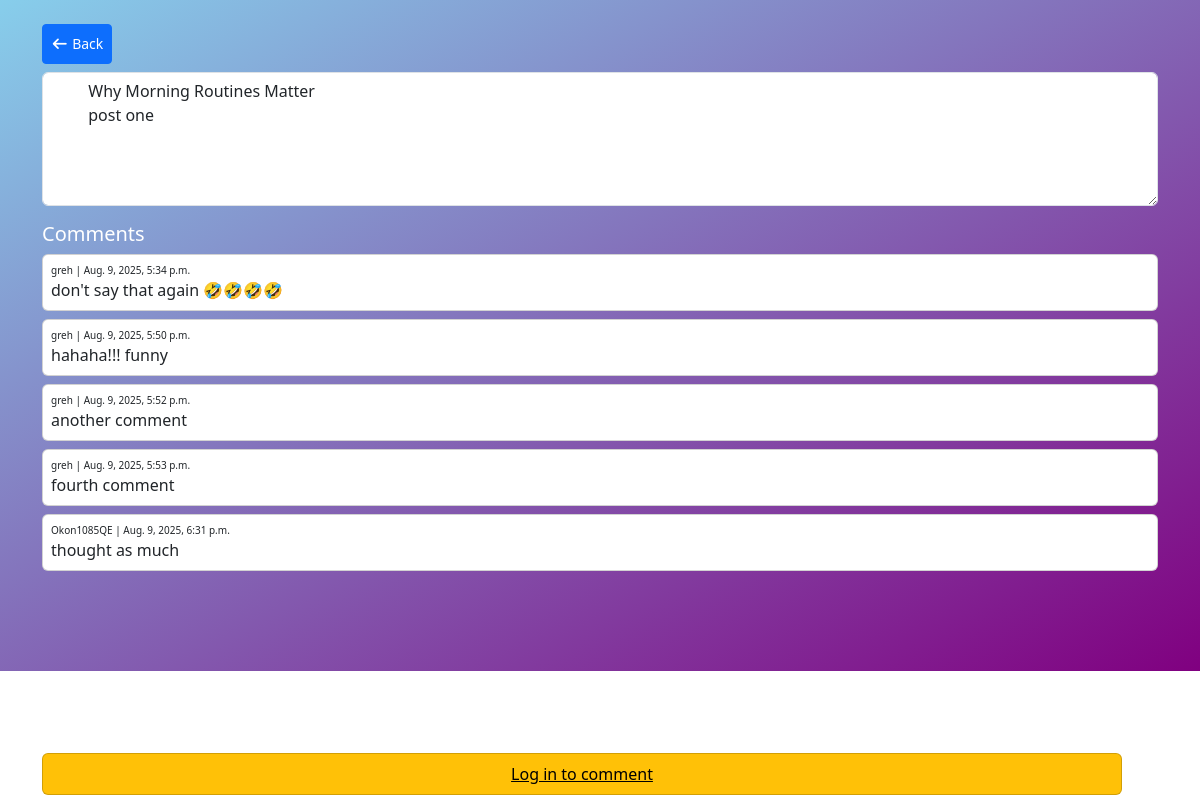
Screenshot of /blogpost/blog-comment/1/ with the database file from the repository.
### blog/models.py (models this page shows, shortened)
class BlogPost(models.Model):
  blogpost_user = models.ForeignKey(User, on_delete=models.CASCADE, default=1)
  blogpost_title = models.CharField(max_length=200)
  blogpost_text = models.TextField()
  blogpost_author = models.CharField(max_length=50)
  blogpost_likes = models.IntegerField(default=0)
  blogpost_comments = models.IntegerField(default=0)
  blogpost_shares = models.IntegerField(default=0)
  blogpost_created_at = models.DateTimeField(default=timezone.now)

class BlogComment(models.Model):
  user = models.ForeignKey(User, on_delete=models.CASCADE, default=1)
  post_id = models.CharField(max_length=10)
  comment = models.CharField(max_length=500)
  timestamp = models.DateTimeField(default=timezone.now)

### blog/views.py (the view, shortened to what this page needs)
# urls.py: path('blogpost/blog-comment/<int:pk>/', views.blog_comment, name='blog_comment'),
def blog_comment(request, pk):
  post = BlogPost.objects.get(pk=pk)
  comments = BlogComment.objects.all()
  return render(request, 'blog-comment.html', {'post': post, 'comments':comments})

### blog/templates/blog-comment.html (shortened to what this page needs)
<!DOCTYPE html>
<html lang="en">
  <head>
    <link
      href="https://cdn.jsdelivr.net/npm/bootstrap@5.3.7/dist/css/bootstrap.min.css"
      rel="stylesheet"
    />
    <link
      rel="stylesheet"
      href="https://cdnjs.cloudflare.com/ajax/libs/font-awesome/7.0.0/css/all.min.css"
    />
  </head>
  <body>
    <div class="container mt-3">
      <a href="{% url 'bloghome' %}" class="btn btn-primary btn-sm mt-2 mb-2"><i class="fa fa-arrow-left mt-2 mb-2"></i> Back</a>
      <div class="blogpost">
        <textarea class="form-control" rows="5" readonly>
        {{post.blogpost_title}}
        {{post.blogpost_text}}
      </textarea
        >
      </div>
      <div class="other-comments">
        <h5 class="mt-3 text-white">Comments</h5>
        {% if comments %} {% for comment in comments %}
        <div class="comment-container card p-2 mt-2">
          <div class="d-flex justify-content-between">
            <small class="very-small"
              >{{ comment.user }} | {{comment.timestamp}}</small
            >
          </div>
          {{comment.comment}}
        </div>
        {% endfor %} {% else %}
        <div class="card p-2">No comments</div>
        {% endif %}
      </div>
      <div class="enter-comment-container">
        {% if user.is_authenticated %}
        <form method="POST">
          {% csrf_token %}
          <div class="input-group">
            <input type="hidden" value="{{post.pk}}" name="post_id" hidden />
            <input
              type="text"
              name="comment"
              class="form-control me-2"
              placeholder="| enter comment"
            />
            <div class="input-group-append align-items-center">
              <button type="submit" class="btn btn-primary rounded-0">
                <i class="fa fa-paper-plane"></i>
              </button>
            </div>
          </div>
        </form>
        {% else %}
        <div class="card bg-warning text-center p-2">
          <a href="{% url 'login_auth' %}" class="text-black"
            >Log in to comment</a
          >
        </div>
        {% endif %}
      </div>
    </div>
  </body>
</html>

### blog/templates/blog-comment.html (style rules this page uses)
.enter-comment-container { position: fixed; bottom: 5px; width: 90%; justify-content: center; }
.other-comments { padding-bottom: 100px; }
.very-small { font-size: 10px; }
* { padding: 0; margin: 0; }
body { background-image: linear-gradient(to bottom right, skyblue, purple); background-size: cover; background-repeat: no-repeat; width: 100%; height: 100%; }

### rows the page displays
BlogPost: blogpost_title "Why Morning Routines Matter post one"
BlogComment: user "greh", timestamp "Aug. 9, 2025, 5:34 p.m.", comment "don't say that again 🤣🤣🤣🤣"
BlogComment: user "greh", timestamp "Aug. 9, 2025, 5:50 p.m.", comment "hahaha!!! funny"
BlogComment: user "greh", timestamp "Aug. 9, 2025, 5:52 p.m.", comment "another comment"
BlogComment: user "greh", timestamp "Aug. 9, 2025, 5:53 p.m.", comment "fourth comment"
BlogComment: user "Okon1085QE", timestamp "Aug. 9, 2025, 6:31 p.m.", comment "thought as much"
